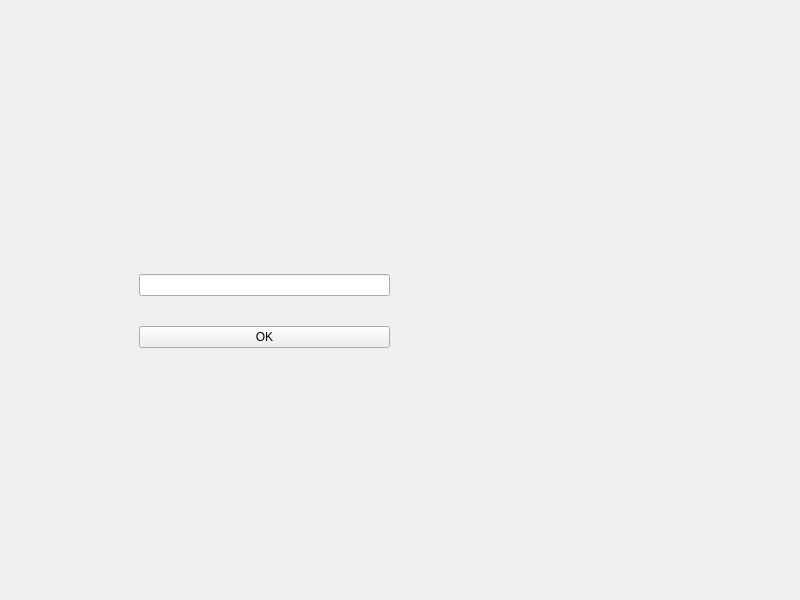
<?xml version="1.0" encoding="UTF-8"?>
<ui version="4.0">
 <class>MainWindow</class>
 <widget class="QMainWindow" name="MainWindow">
  <property name="geometry">
   <rect>
    <x>0</x>
    <y>0</y>
    <width>800</width>
    <height>600</height>
   </rect>
  </property>
  <property name="windowTitle">
   <string>MainWindow</string>
  </property>
  <widget class="QWidget" name="centralwidget">
   <widget class="QWidget" name="verticalLayoutWidget">
    <property name="geometry">
     <rect>
      <x>139</x>
      <y>250</y>
      <width>251</width>
      <height>123</height>
     </rect>
    </property>
    <layout class="QVBoxLayout" name="verticalLayout">
     <item>
      <widget class="QLineEdit" name="lineEdit"/>
     </item>
     <item>
      <widget class="QPushButton" name="btn_ok">
       <property name="text">
        <string>OK</string>
       </property>
      </widget>
     </item>
    </layout>
   </widget>
  </widget>
 </widget>
 <resources/>
 <connections/>
</ui>
